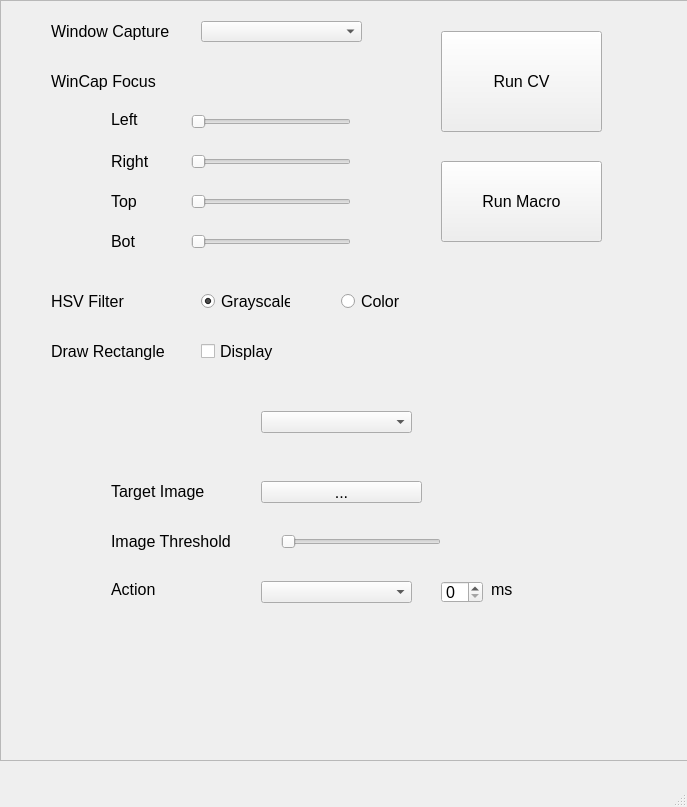
<?xml version="1.0" encoding="UTF-8"?>
<ui version="4.0">
 <class>MainWindow</class>
 <widget class="QMainWindow" name="MainWindow">
  <property name="geometry">
   <rect>
    <x>0</x>
    <y>0</y>
    <width>687</width>
    <height>807</height>
   </rect>
  </property>
  <property name="font">
   <font>
    <pointsize>12</pointsize>
   </font>
  </property>
  <property name="windowTitle">
   <string>OpenCV Design Prototype</string>
  </property>
  <widget class="QWidget" name="centralwidget">
   <widget class="QScrollArea" name="scrollArea">
    <property name="geometry">
     <rect>
      <x>0</x>
      <y>0</y>
      <width>691</width>
      <height>761</height>
     </rect>
    </property>
    <property name="widgetResizable">
     <bool>true</bool>
    </property>
    <widget class="QWidget" name="scrollAreaWidgetContents">
     <property name="geometry">
      <rect>
       <x>0</x>
       <y>0</y>
       <width>689</width>
       <height>759</height>
      </rect>
     </property>
     <widget class="QLabel" name="TopWinCapLabel">
      <property name="geometry">
       <rect>
        <x>110</x>
        <y>190</y>
        <width>49</width>
        <height>21</height>
       </rect>
      </property>
      <property name="text">
       <string>Top</string>
      </property>
     </widget>
     <widget class="QPushButton" name="RunMacroBtn">
      <property name="geometry">
       <rect>
        <x>440</x>
        <y>160</y>
        <width>161</width>
        <height>81</height>
       </rect>
      </property>
      <property name="text">
       <string>Run Macro</string>
      </property>
     </widget>
     <widget class="QRadioButton" name="HSVColor">
      <property name="geometry">
       <rect>
        <x>340</x>
        <y>290</y>
        <width>89</width>
        <height>20</height>
       </rect>
      </property>
      <property name="font">
       <font>
        <pointsize>12</pointsize>
       </font>
      </property>
      <property name="text">
       <string>Color</string>
      </property>
     </widget>
     <widget class="QLabel" name="LWinCapLabel">
      <property name="geometry">
       <rect>
        <x>110</x>
        <y>110</y>
        <width>49</width>
        <height>16</height>
       </rect>
      </property>
      <property name="text">
       <string>Left</string>
      </property>
     </widget>
     <widget class="QLabel" name="RWinCapLabel">
      <property name="geometry">
       <rect>
        <x>110</x>
        <y>150</y>
        <width>49</width>
        <height>21</height>
       </rect>
      </property>
      <property name="text">
       <string>Right</string>
      </property>
     </widget>
     <widget class="QLabel" name="HSVFilterLabel">
      <property name="enabled">
       <bool>true</bool>
      </property>
      <property name="geometry">
       <rect>
        <x>50</x>
        <y>290</y>
        <width>121</width>
        <height>21</height>
       </rect>
      </property>
      <property name="font">
       <font>
        <pointsize>12</pointsize>
       </font>
      </property>
      <property name="text">
       <string>HSV Filter</string>
      </property>
     </widget>
     <widget class="QCheckBox" name="DrawRecBool">
      <property name="geometry">
       <rect>
        <x>200</x>
        <y>340</y>
        <width>91</width>
        <height>20</height>
       </rect>
      </property>
      <property name="font">
       <font>
        <pointsize>12</pointsize>
       </font>
      </property>
      <property name="text">
       <string>Display</string>
      </property>
     </widget>
     <widget class="QLabel" name="WinCapLabel">
      <property name="enabled">
       <bool>true</bool>
      </property>
      <property name="geometry">
       <rect>
        <x>50</x>
        <y>20</y>
        <width>121</width>
        <height>21</height>
       </rect>
      </property>
      <property name="font">
       <font>
        <pointsize>12</pointsize>
       </font>
      </property>
      <property name="text">
       <string>Window Capture</string>
      </property>
     </widget>
     <widget class="QLabel" name="BotWinCapLabel">
      <property name="geometry">
       <rect>
        <x>110</x>
        <y>230</y>
        <width>49</width>
        <height>21</height>
       </rect>
      </property>
      <property name="text">
       <string>Bot</string>
      </property>
     </widget>
     <widget class="QRadioButton" name="HSVGray">
      <property name="geometry">
       <rect>
        <x>200</x>
        <y>290</y>
        <width>89</width>
        <height>20</height>
       </rect>
      </property>
      <property name="font">
       <font>
        <pointsize>12</pointsize>
       </font>
      </property>
      <property name="text">
       <string>Grayscale</string>
      </property>
      <property name="checked">
       <bool>true</bool>
      </property>
     </widget>
     <widget class="QLabel" name="DrawRecLabel">
      <property name="enabled">
       <bool>true</bool>
      </property>
      <property name="geometry">
       <rect>
        <x>50</x>
        <y>340</y>
        <width>131</width>
        <height>21</height>
       </rect>
      </property>
      <property name="font">
       <font>
        <pointsize>12</pointsize>
       </font>
      </property>
      <property name="text">
       <string>Draw Rectangle</string>
      </property>
     </widget>
     <widget class="QSlider" name="LeftWinCap">
      <property name="geometry">
       <rect>
        <x>190</x>
        <y>110</y>
        <width>160</width>
        <height>22</height>
       </rect>
      </property>
      <property name="maximum">
       <number>100</number>
      </property>
      <property name="orientation">
       <enum>Qt::Horizontal</enum>
      </property>
     </widget>
     <widget class="QSlider" name="RightWinCap">
      <property name="geometry">
       <rect>
        <x>190</x>
        <y>150</y>
        <width>160</width>
        <height>22</height>
       </rect>
      </property>
      <property name="maximum">
       <number>100</number>
      </property>
      <property name="orientation">
       <enum>Qt::Horizontal</enum>
      </property>
     </widget>
     <widget class="QSlider" name="BotWinCap">
      <property name="geometry">
       <rect>
        <x>190</x>
        <y>230</y>
        <width>160</width>
        <height>22</height>
       </rect>
      </property>
      <property name="maximum">
       <number>100</number>
      </property>
      <property name="orientation">
       <enum>Qt::Horizontal</enum>
      </property>
     </widget>
     <widget class="QSlider" name="TopWinCap">
      <property name="geometry">
       <rect>
        <x>190</x>
        <y>190</y>
        <width>160</width>
        <height>22</height>
       </rect>
      </property>
      <property name="maximum">
       <number>100</number>
      </property>
      <property name="orientation">
       <enum>Qt::Horizontal</enum>
      </property>
     </widget>
     <widget class="QComboBox" name="WinCapBox">
      <property name="geometry">
       <rect>
        <x>200</x>
        <y>20</y>
        <width>161</width>
        <height>21</height>
       </rect>
      </property>
      <property name="font">
       <font>
        <pointsize>12</pointsize>
       </font>
      </property>
     </widget>
     <widget class="QPushButton" name="pushButton">
      <property name="geometry">
       <rect>
        <x>440</x>
        <y>30</y>
        <width>161</width>
        <height>101</height>
       </rect>
      </property>
      <property name="font">
       <font>
        <pointsize>12</pointsize>
       </font>
      </property>
      <property name="text">
       <string>Run CV</string>
      </property>
     </widget>
     <widget class="QLabel" name="WinCapFocusLabel">
      <property name="enabled">
       <bool>true</bool>
      </property>
      <property name="geometry">
       <rect>
        <x>50</x>
        <y>70</y>
        <width>121</width>
        <height>21</height>
       </rect>
      </property>
      <property name="font">
       <font>
        <pointsize>12</pointsize>
       </font>
      </property>
      <property name="text">
       <string>WinCap Focus</string>
      </property>
     </widget>
     <widget class="QLabel" name="TargetImgLabel_2">
      <property name="enabled">
       <bool>true</bool>
      </property>
      <property name="geometry">
       <rect>
        <x>110</x>
        <y>480</y>
        <width>121</width>
        <height>21</height>
       </rect>
      </property>
      <property name="font">
       <font>
        <pointsize>12</pointsize>
       </font>
      </property>
      <property name="text">
       <string>Target Image</string>
      </property>
     </widget>
     <widget class="QSlider" name="ImgThreshSlider_2">
      <property name="geometry">
       <rect>
        <x>280</x>
        <y>530</y>
        <width>160</width>
        <height>22</height>
       </rect>
      </property>
      <property name="maximum">
       <number>100</number>
      </property>
      <property name="singleStep">
       <number>5</number>
      </property>
      <property name="orientation">
       <enum>Qt::Horizontal</enum>
      </property>
     </widget>
     <widget class="QSpinBox" name="msSpinBox_2">
      <property name="geometry">
       <rect>
        <x>440</x>
        <y>580</y>
        <width>42</width>
        <height>22</height>
       </rect>
      </property>
      <property name="maximum">
       <number>10000</number>
      </property>
     </widget>
     <widget class="QLabel" name="msLabel_2">
      <property name="geometry">
       <rect>
        <x>490</x>
        <y>580</y>
        <width>49</width>
        <height>16</height>
       </rect>
      </property>
      <property name="text">
       <string>ms</string>
      </property>
     </widget>
     <widget class="QComboBox" name="ActionComboBox_2">
      <property name="geometry">
       <rect>
        <x>260</x>
        <y>580</y>
        <width>151</width>
        <height>22</height>
       </rect>
      </property>
      <property name="placeholderText">
       <string>No Action</string>
      </property>
     </widget>
     <widget class="QLabel" name="ImgThreshLabel_2">
      <property name="enabled">
       <bool>true</bool>
      </property>
      <property name="geometry">
       <rect>
        <x>110</x>
        <y>530</y>
        <width>181</width>
        <height>21</height>
       </rect>
      </property>
      <property name="font">
       <font>
        <pointsize>12</pointsize>
       </font>
      </property>
      <property name="text">
       <string>Image Threshold</string>
      </property>
     </widget>
     <widget class="QLabel" name="ActionLabel_2">
      <property name="geometry">
       <rect>
        <x>110</x>
        <y>580</y>
        <width>121</width>
        <height>16</height>
       </rect>
      </property>
      <property name="text">
       <string>Action</string>
      </property>
     </widget>
     <widget class="QToolButton" name="TargetImgBtn_2">
      <property name="geometry">
       <rect>
        <x>260</x>
        <y>480</y>
        <width>161</width>
        <height>22</height>
       </rect>
      </property>
      <property name="font">
       <font>
        <pointsize>12</pointsize>
       </font>
      </property>
      <property name="text">
       <string>...</string>
      </property>
     </widget>
     <widget class="QComboBox" name="AddStep">
      <property name="geometry">
       <rect>
        <x>260</x>
        <y>410</y>
        <width>151</width>
        <height>22</height>
       </rect>
      </property>
      <property name="placeholderText">
       <string>Add Step</string>
      </property>
     </widget>
    </widget>
   </widget>
  </widget>
  <widget class="QMenuBar" name="menubar">
   <property name="geometry">
    <rect>
     <x>0</x>
     <y>0</y>
     <width>687</width>
     <height>27</height>
    </rect>
   </property>
  </widget>
  <widget class="QStatusBar" name="statusbar"/>
 </widget>
 <resources/>
 <connections/>
</ui>
